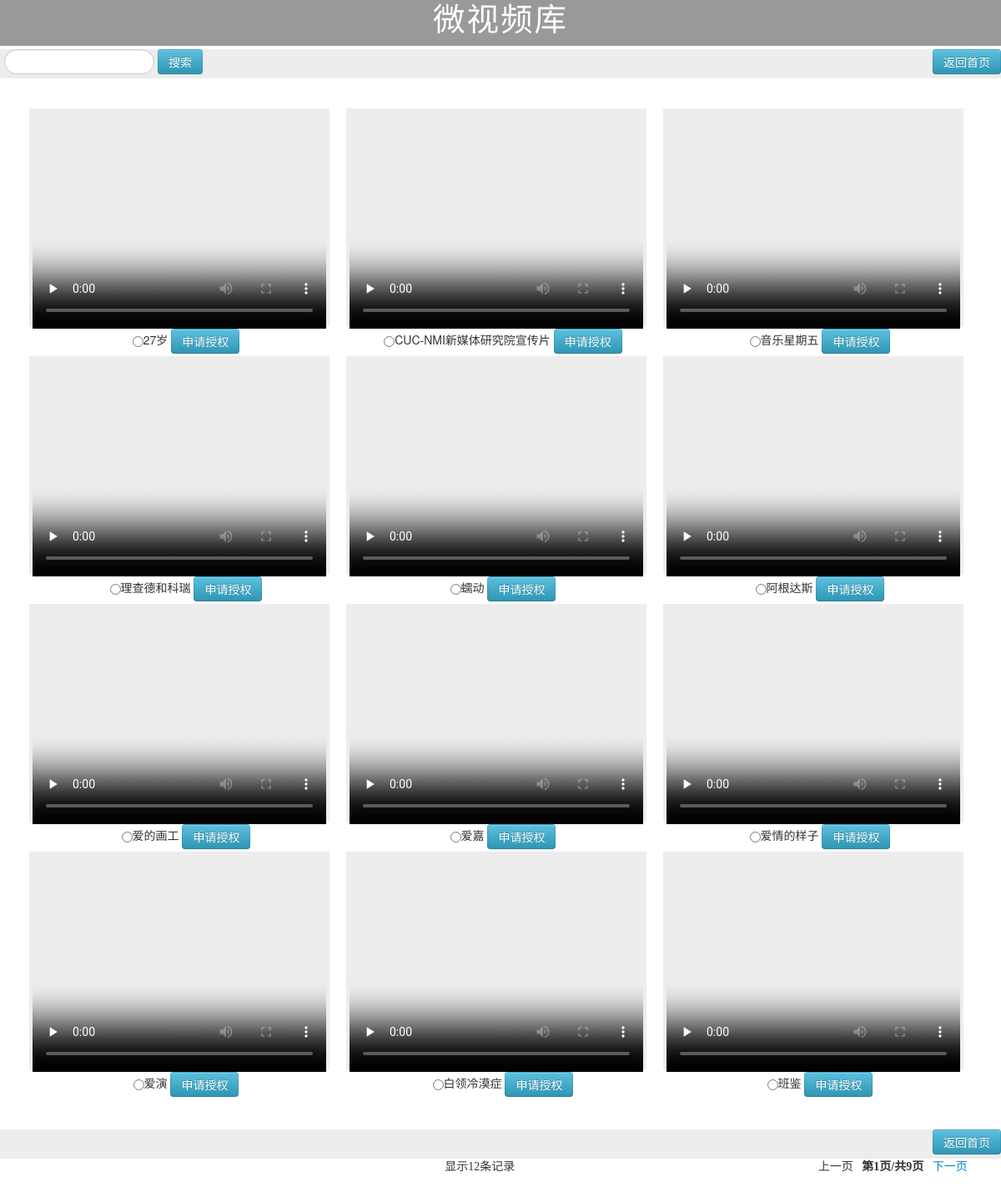
The page /play.php on the database its author committed.
### tables this page shows
CREATE TABLE IF NOT EXISTS `video` (
  `id` int(10) NOT NULL AUTO_INCREMENT,
  `title_cn` varchar(50) NOT NULL,
  `title_en` varchar(100) NOT NULL,
  `type_id` int(11) NOT NULL,
  `dscrp` varchar(200) NOT NULL,
  `dur` int(11) NOT NULL,
  `director` varchar(100) NOT NULL,
  `producer` varchar(100) NOT NULL,
  `stars` varchar(100) NOT NULL,
  `tags` varchar(100) NOT NULL,
  `video_url` varchar(100) NOT NULL,
  `poster` varchar(100) NOT NULL,
  PRIMARY KEY (`id`),
  KEY `type_id` (`type_id`)
);

### play.php (the view, shortened to what this page needs)
<!DOCTYPE html PUBLIC "-//W3C//DTD XHTML 1.0 Transitional//EN" "http://www.w3.org/TR/xhtml1/DTD/xhtml1-transitional.dtd">
<html xmlns="http://www.w3.org/1999/xhtml">
<head>
<link href="css/redmond/jquery-ui-1.10.3.custom.min.css" rel="stylesheet" type="text/css" />
<link href="css/bootstrap.min.css" rel="stylesheet" type="text/css" />
<link type="text/css" href="css/weishipin.css" rel="stylesheet"/>
</head>
<body>
	<div id="header">
    <p style="margin-left:0px;margin-top:9px">微视频库</p>
	</div>
 <div id="menu">
 <form  action="search.php" method="post">
    <div id="form-search">
       <input type="text" name="searchvideo" class="input-medium search-query">
        <button type="submit-search" class="btn btn-info">搜索</button>
    </div>
  </form>
  <form id="videofile" action="ind.php" method="post">
     <a name="back" type="button" class="btn btn-info" href="index.php">返回首页</a>
   </div>
    <div id="container">
    	  <div id="main" align="center">
<?php
  $page_num =12;
        if (!isset($_GET['page_no']))
          {
              $page_no = 1;
          }
        else {
            $page_no = $_GET['page_no'];
        }
          $start_num = $page_num * ($page_no - 1);
          $sql = "SELECT * from `video` limit $start_num, $page_num";
          $result = mysql_query($sql);
          $nums = mysql_num_rows($result);
  while ($result_row = mysql_fetch_assoc($result)) {
    echo <<<VIDEO
        <div class="video">
          <video width="352" height="264" controls="controls" poster="../chinavec/data-storage/video/poster/h/{$result_row['id']}.jpg" preload="none" loop="loop">
            <source src="video/{$result_row['id']}.mp4" type="video/mp4" />
            <source src="video/{$result_row['id']}.mov" type="video/mov" />
		<object id="fp_23397117_api" width="100%" height="100%" type="application/x-shockwave-flash" data="js/flowplayer.commercial-3.2.6-dev.swf">
		<param value="true" name="allowfullscreen">
		<param value="always" name="allowscriptaccess">
		<param value="high" name="quality">
		<param value="false" name="cachebusting">
		<param value="#000000" name="bgcolor">
		<param name="flashvars" value='config={"clip":{"url":"http://222.31.88.66/chvec_auth/video/{$result_row['id']}.mp4","autoPlay":false,"autoBuffering":true}}' />
		</object>
          </video>
          <input style="margin-left:16px;margin-top:0px" type="radio" name="svideo" value="{$result_row['id']}" />{$result_row['title_cn']}
          <button id="queding" name="submit" type="submit" class="btn btn-info" >申请授权</button>
        </div>
VIDEO;
        }
      ?>
        </div>
  </div>
	<div id="menu1">
	   <a name="back" type="button" class="btn btn-info" href="index.php">返回首页</a>
	</div>
<div id="footer">
  <span id="jilu1">显示<?php echo $nums; ?>条记录</span>
    <span id="jilu2">
        <?php
		$sql1 = "SELECT * from `video`";
		$result1 = mysql_query($sql1);
		$numss = mysql_num_rows($result1);
		$page = ceil($numss/$page_num);
            if ($page_no > 1) {
                    echo "<a href ='play.php?page_no=".($page_no-1)."'>上一页</a>&nbsp;&nbsp;&nbsp;";
                }else{
                    echo '<span>上一页</span>&nbsp;&nbsp;&nbsp;';
                }
                echo '<strong>第'.$page_no.'页/共'.$page.'页</strong>';
                if ($nums == $page_num) {
                    echo "&nbsp;&nbsp;&nbsp;<a href ='play.php?page_no=".($page_no+1)."'>下一页</a>";
                }else{
                    echo '&nbsp;&nbsp;&nbsp;<span>下一页</span>';
                }
        ?>
    </span>
</div>
</body>
</html>

### css/weishipin.css (style rules this page uses)
#header { margin: 0 auto; padding-top: 5px; letter-spacing: 2px; text-align:center; background-color:#999; font-family: Microsoft YaHei; font-size: 38.5px; color: #FFF; height:50px; width:1200px; }
#form-search { float: left; padding-left: 5px; }
#menu { margin: -16px auto 0 auto; background-color:#ededed; text-align:right; height:35px; width:1200px; }
#menu1 { margin: 0 auto; background-color:#ededed; text-align:right; height:35px; width:1200px; }
#container { margin:-80px 0 20px 0; }
#main { margin:100px auto 0 auto; height:1200px; width:1150px; padding-bottom:20px; }
.video { background-color:#ededed; float:left; top:80px; left:0px; width:360px; height:261px; margin:16px 10px 20px 10px; }
#footer { margin:0px; padding-bottom:20px; width:100%; font-size:14px; text-decoration:none; text-align:center; font-family:Microsoft YaHei; }
#jilu2 { margin-right: -493px; padding-left: 360px; text-align:right; }
a { text-decoration:none; }

### rows shown on the page
video: title_cn "27岁"
video: title_cn "CUC-NMI新媒体研究院宣传片"
video: title_cn "音乐星期五"
video: title_cn "理查德和科瑞"
video: title_cn "蠕动"
video: title_cn "阿根达斯"
video: title_cn "爱的画工"
video: title_cn "爱嘉"
video: title_cn "爱情的样子"
video: title_cn "爱演"
video: title_cn "白领冷漠症"
video: title_cn "班鉴"

### other values the page prints
$nums "12"
$page_no "1"
$page "9"
